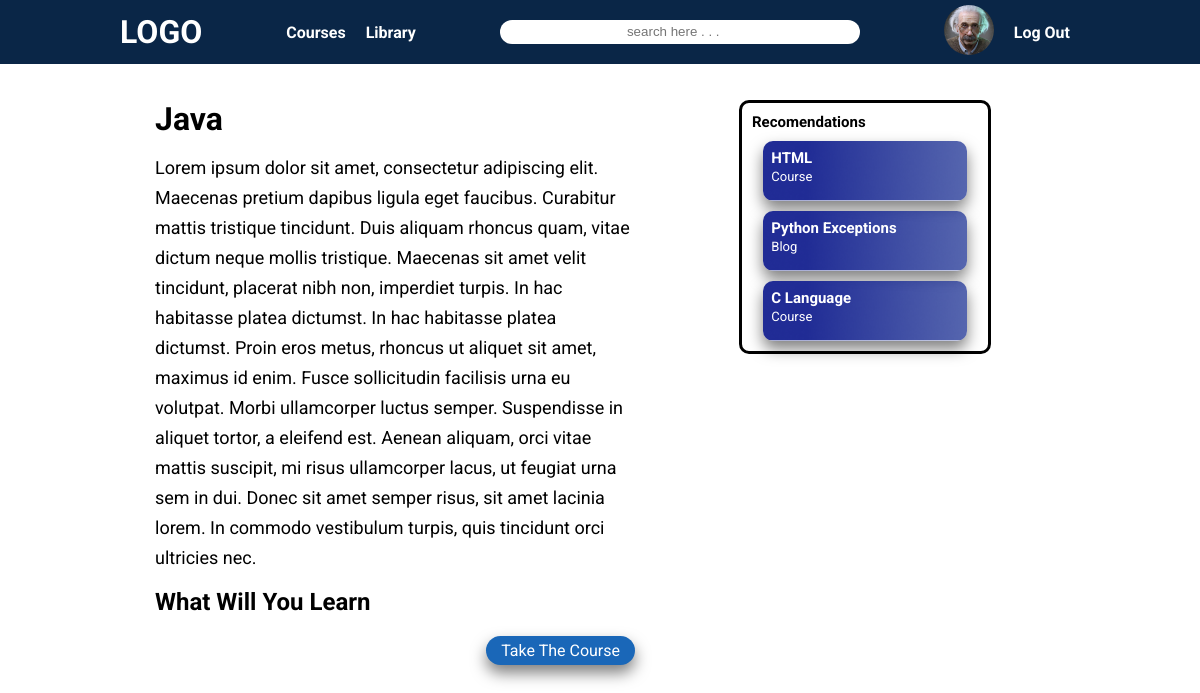
The page /course/5/ (signed in) on the database its author committed.
### users/models.py (models this page shows, shortened)
class Profile(models.Model):
    user = models.OneToOneField(User, on_delete=models.CASCADE)
    first_name = models.CharField(max_length=255)
    last_name = models.CharField(max_length=255)
    avatar = models.ImageField(default='default.jpg', upload_to='profile_pics')

### courses/models.py (models this page shows, shortened)
class Course(models.Model):
    course_name = models.CharField(max_length=100)
    description = models.TextField()
    topic = models.ForeignKey(Topic, on_delete=models.SET_NULL, null=True)
    content_type = models.ForeignKey(ContentType, on_delete=models.SET_NULL, null=True, default='course')
    publisher = models.ForeignKey(Publisher, on_delete=models.SET_NULL, null=True)
    hero = models.ImageField(null=True, blank=True, default='hero_default.jpg', upload_to='course_hero')
    created = models.TimeField(auto_now_add=True)
    updated = models.TimeField(auto_now=True)

class ContentType(models.Model):
    type_name = models.CharField(max_length=200)

### courses/views.py (the view)
# urls.py: path('course/<int:course_id>/', courseIntro, name='course_intro'),
def courseIntro (request, course_id):
    course = Course.objects.get(pk=course_id)
    user = request.user
    library = None
    library_items = None
    obj = None
    if user.is_authenticated:
        try:
            library = Library.objects.get(student=user)
        except Library.DoesNotExist:
            library = None
        try:
            library_items = library.libraryitem_set.all()
        except AttributeError:
            library_items = None
        obj = None
        if library_items is not None:
            for item in library_items:
                if item.course.id == course_id:
                    obj = item
                    break
                else:
                    obj = None
    course_type = course.content_type.type_name
    course_topic = course.topic.topic_name
    courses = Course.objects.all()
    recomendations = courses.filter(
        Q(content_type__type_name=course_type) &
        Q(topic__topic_name=course_topic) |
        Q(topic__topic_name=course_topic)
    ).exclude(pk=course_id)
    recomendations = list(recomendations)
    recomendations = random.sample(recomendations, len(recomendations))[:3]
    context = {
        'course':course,
        'library_items':library_items,
        'obj':obj,
        'recomendations':recomendations
    }
    return render(request, 'courses/course_intro.html', context)

### courses/templates/courses/course_intro.html (shortened to what this page needs)
{% extends 'main.html' %}
{% block content %}
    <div class="course-detail-page">
        <div class="course-detail-container">
            <h1>{{course.course_name}}</h1>
            <p class="pragraph-font">{{course.description}}</p>
            <h2>What Will You Learn</h2>
            <div class="course-bttn">
                {% if obj == None and user.is_authenticated %}
                    <a href="{% url 'add_to_library' course.id %}" class="bttn">Take The Course</a>
                {% elif obj == None and not user.is_authenticated %}
                    <a href="{% url 'login_page' %}" class="bttn">Take The Course</a>
                {% else %}
                    <a href="{% url 'course_home' course.id %}" class="bttn">Go To The Course</a>
                {% endif %}
            </div>
        </div>
        <div class="recomendations-container">
            <div class="recomendation-cards">
                <h2>Recomendations</h2>
                {% for course in recomendations %}
                <a href="{% url 'course_intro' course.id%}" class="card">
                    <h2>{{course.course_name}}</h2>
                    <span class="small-font">{{course.content_type.type_name}}</span>
                </a>
                {% endfor %}
            </div>
        </div>
    </div>
{% endblock content %}

### templates/navbar.html (shortened to what this page needs)
{% load static %}
    <header>
        <div class="nav-logo"><a href="{% url 'home_page' %}">LOGO</a></div>
        <nav class="nav-bar">
            <ul class="nav-menu">
                <li><a href="{% url 'home_page' %}?q=course">Courses</a></li>
                {% if user.is_authenticated %}
                    <li><a href="{% url 'profile_page' %}">Library</a></li>
                {% endif %}
            </ul>
        </nav>
        <div class="nav-search search">
            <form action="{% url 'home_page' %}">
                <input type="search" name="q" placeholder="search here . . .">
            </form>
        </div>
        <div class="nav-account">
            <ul>
                {% if user.is_authenticated %}
                    <li class="nav-img"><a href="{% url 'profile_page' %}"><img src="{{user.profile.avatar.url}}" alt=""></a></li>
                    <li><a href="{% url 'user_logout' %}">Log Out</a></li>
                {% else %}
                    <li><a href="{% url 'login_page' %}">Log In</a></li>
                    <li><a href="{% url 'register_page' %}">Sign Up</a></li>
                {% endif %}
            </ul>
        </div>
    </header>

### static/styles/main.css (style rules this page uses)
html { font-size: 62.5%; font-family: 'Roboto', sans-serif; }
* { margin: 0; padding: 0; box-sizing: border-box; }
input { display: block; }
:root { --fs-xl: 3.2rem; --fs-l: 1.6rem; --fs-m: 1.4rem; --fs-s: 1.2rem; --fs-xs: 1rem; }
.bttn { min-width: 100px; padding: 5px 15px; border-radius: 25px; background-color: #1A67B8; box-shadow: 0px 8px 15px rgba(0, 0, 0, 0.5); text-align: center; text-decoration: none; font-size: 1.6rem; color: #ffffff; }
.card { display: block; justify-self: center; width: 90%; height: 60px; text-decoration: none; box-shadow: 0px 8px 15px rgba(0, 0, 0, 0.5); position: relative; padding: 8px; border-radius: 10px; background-image: url('../images/card-background.png'); background-size: cover; background-repeat: no-repeat; color: #ffffff; }
.pragraph-font { font-size: 1.8rem; font-weight: 400; line-height: 30px; }
.small-font { font-size: 1.3rem; font-weight: 400; line-height: 20px; }
header { position: fixed; width: 100vw; height: 64px; display: flex; align-items: center; justify-content: space-between; padding: 0px 120px; background-color: #0A2647; color: #ffffff; font-family: 'Roboto', sans-serif; font-weight: 700; z-index: 10; }
.nav-logo { font-size: var(--fs-xl); }
.nav-logo a { text-decoration: none; color: #ffffff; }
.nav-bar ul, .nav-account ul { display: flex; list-style: none; align-items: center; }
header ul li a { padding: 5px 10px; color: #ffffff; text-decoration: none; font-size: var(--fs-l); border-radius: 50px; }
.nav-search input { width: 30vw; height: 1.75em; border: none; border-radius: 50px; text-align: center; }
.nav-account img { width: 50px; height: 50px; border-radius: 50%; object-fit: cover; }
.course-detail-page { display: grid; padding: 0 vw; gap: 50px; position: relative; top: 100px; }
.course-detail-container { width: 90%; justify-self: center; }
.course-detail-container h1, .course-detail-container p { margin-bottom: 15px; }
.course-detail-container h1 { font-size: 2.8rem; }
.course-detail-container p { font-size: 1.4rem; }
.course-detail-container h2 { font-size: 2rem; margin-bottom: 10px; }
.course-bttn { width: 100%; display: flex; justify-content: end; margin-top: 20px; }
.recomendations-container { border: 3px solid black; width: 90vw; justify-self: center; border-radius: 10px; padding: 10px; }
.recomendation-cards { display: grid; gap: 10px; }
@media (min-width:695px) { .course-detail-page { padding: 0; grid-template-columns: 40% 30%; justify-content: center; } }
@media (min-width:695px) { .course-detail-container { width: 100%; } }
@media (min-width:695px) { .recomendations-container { width: 100%; height: fit-content; } }
@media (min-width:695px) { .course-detail-container h1 { font-size: 3.2rem; } }
@media (min-width:695px) { .course-detail-container p, .course-detail-container ul li { font-size: 1.8rem; } }
@media (min-width:695px) { .course-detail-container h2 { font-size: 2.4rem; margin-bottom: 10px; } }
@media (min-width:1000px) { .recomendations-container { width: 70%; } }

### rows shown on the page
Course: course_name "Java", description "Lorem ipsum dolor sit amet, consectetur adipiscing elit. Maecenas pretium dapibus ligula eget faucibus. Curabitur mattis tristique tincidunt. Duis aliquam rhoncus quam, vitae dictum neque mollis tristique. Maecenas sit amet velit tincidunt, placerat nibh non, imperdiet turpis. In hac habitasse platea dictumst. In hac habitasse platea dictumst. Proin eros metus, rhoncus ut aliquet sit amet, maximus id enim. Fusce sollicitudin facilisis urna eu volutpat. Morbi ullamcorper luctus semper. Suspendisse in aliquet tortor, a eleifend est. Aenean aliquam, orci vitae mattis suscipit, mi risus ullamcorper lacus, ut feugiat urna sem in dui. Donec sit amet semper risus, sit amet lacinia lorem. In…"
Course: course_name "HTML", content_type.type_name "Course"
Course: course_name "Python Exceptions", content_type.type_name "Blog"
Course: course_name "C Language", content_type.type_name "Course"
